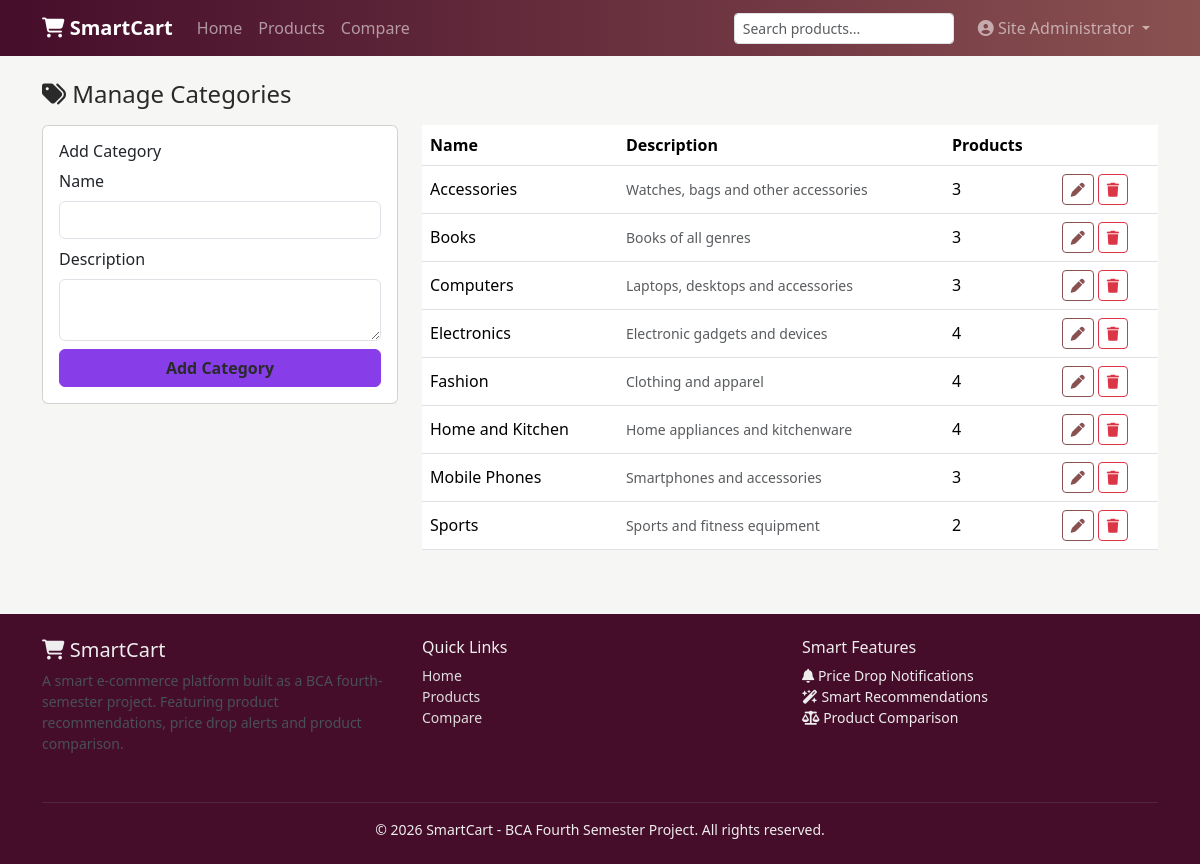
Screenshot of /admin/categories.php (signed in) with the database file from the repository.
### tables this page shows
CREATE TABLE categories (
    category_id INT AUTO_INCREMENT PRIMARY KEY,
    category_name VARCHAR(100) NOT NULL,
    description VARCHAR(255) DEFAULT NULL,
    image VARCHAR(255) DEFAULT NULL,
    created_at DATETIME DEFAULT CURRENT_TIMESTAMP
);

### includes/functions.php (called while the page is built, shortened)
<?php
function e($string) {
    return htmlspecialchars($string ?? '', ENT_QUOTES, 'UTF-8');
}

### admin/categories.php (the view, shortened to what this page needs)
<?php
require_once __DIR__ . '/../config/database.php';
require_once __DIR__ . '/../includes/functions.php';
$editCategory = null;
$categories = $pdo->query("SELECT c.*, (SELECT COUNT(*) FROM products p WHERE p.category_id = c.category_id) AS product_count
                            FROM categories c ORDER BY c.category_name")->fetchAll();
include __DIR__ . '/../includes/header.php';
?>
<div class="container my-4">
  <h4 class="mb-3"><i class="fa-solid fa-tags"></i> Manage Categories</h4>
  <div class="row g-4">
    <div class="col-md-4">
      <div class="card p-3">
        <h6><?php echo $editCategory ? 'Edit Category' : 'Add Category'; ?></h6>
        <form method="post">
          <div class="mb-2">
            <label class="form-label">Name</label>
            <input type="text" name="category_name" class="form-control" required value="<?php echo e($editCategory['category_name'] ?? ''); ?>">
          </div>
          <div class="mb-2">
            <label class="form-label">Description</label>
            <textarea name="description" class="form-control" rows="2"><?php echo e($editCategory['description'] ?? ''); ?></textarea>
          </div>
          <button type="submit" class="btn btn-brand w-100"><?php echo $editCategory ? 'Update' : 'Add'; ?> Category</button>
        </form>
      </div>
    </div>
    <div class="col-md-8">
      <div class="table-responsive">
        <table class="table align-middle bg-white">
          <thead><tr><th>Name</th><th>Description</th><th>Products</th><th></th></tr></thead>
          <tbody>
            <?php foreach ($categories as $cat): ?>
              <tr>
                <td><?php echo e($cat['category_name']); ?></td>
                <td class="small text-muted"><?php echo e($cat['description']); ?></td>
                <td><?php echo $cat['product_count']; ?></td>
                <td class="text-nowrap">
                  <a href="?edit=<?php echo $cat['category_id']; ?>" class="btn btn-sm btn-outline-brand"><i class="fa-solid fa-pen"></i></a>
                  <a href="?delete=<?php echo $cat['category_id']; ?>" class="btn btn-sm btn-outline-danger confirm-delete"><i class="fa-solid fa-trash"></i></a>
                </td>
              </tr>
            <?php endforeach; ?>
          </tbody>
        </table>
      </div>
    </div>
  </div>
</div>
<?php include __DIR__ . '/../includes/footer.php'; ?>

### assets/css/style.css (style rules this page uses)
:root { --sc-primary: #8a5151; --sc-primary-dark: #450d2a; --sc-accent: #873de8; --sc-bg: #f6f7f5; }
body { background-color: var(--sc-bg); font-family: 'Segoe UI', Roboto, Arial, sans-serif; color: #2a2a2a; }
.btn-brand { background-color: var(--sc-accent); border-color: var(--sc-accent); color: #2a2a2a; font-weight: 600; }
.btn-outline-brand { border-color: var(--sc-primary); color: var(--sc-primary); }

### rows the page displays
categories: category_name "Accessories", description "Watches, bags and other accessories", product_count "3"
categories: category_name "Books", description "Books of all genres", product_count "3"
categories: category_name "Computers", description "Laptops, desktops and accessories", product_count "3"
categories: category_name "Electronics", description "Electronic gadgets and devices", product_count "4"
categories: category_name "Fashion", description "Clothing and apparel", product_count "4"
categories: category_name "Home and Kitchen", description "Home appliances and kitchenware", product_count "4"
categories: category_name "Mobile Phones", description "Smartphones and accessories", product_count "3"
categories: category_name "Sports", description "Sports and fitness equipment", product_count "2"

### other values shown
currentUserName() "Site Administrator"
